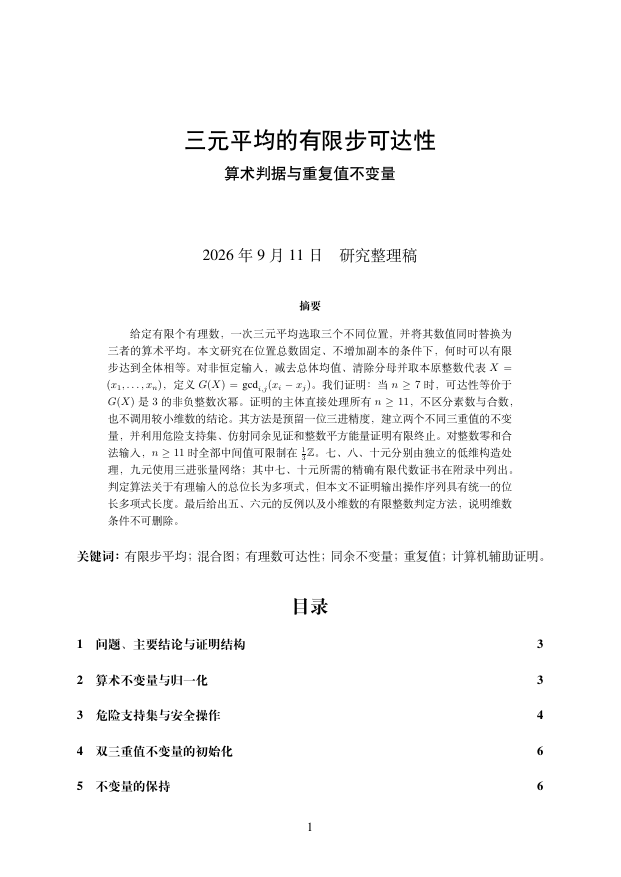
#> input picture archive/2026-09-10/new-chat/work/triple_average_paper/build/page-01.png, 621 x 877 px; its folder holds only this picture in this run
$ python contact_sheet.py
#> lines starting #> are read from the running program, lines starting #| are printed output that depends on the picture
"""Create a contact sheet for visual inspection of the compiled paper."""

from pathlib import Path
from PIL import Image, ImageDraw

root = Path(__file__).resolve().parent / 'build'
paths = sorted(root.glob('page-*.png'))
width, height, columns = 260, 390, 4
sheet = Image.new('RGB', (columns * width, ((len(paths) + columns - 1) // columns) * height), '#dddddd')
#> sheet: PIL image 1040x390 RGB; every value is 221
draw = ImageDraw.Draw(sheet)
for i, path in enumerate(paths):
    with Image.open(path) as source:
#> source is the input picture: PIL image 621x877 RGB; min 0, max 255, mean 248.3
        page = source.convert('RGB')
        page.thumbnail((width - 12, height - 26))
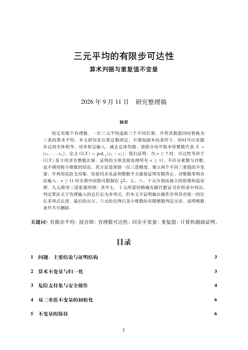
#> page: PIL image 248x350 RGB; min 11, max 255, mean 248.2
        x = (i % columns) * width + (width - page.width) // 2
#> x = 6
        y = (i // columns) * height + 20
        sheet.paste(page, (x, y))
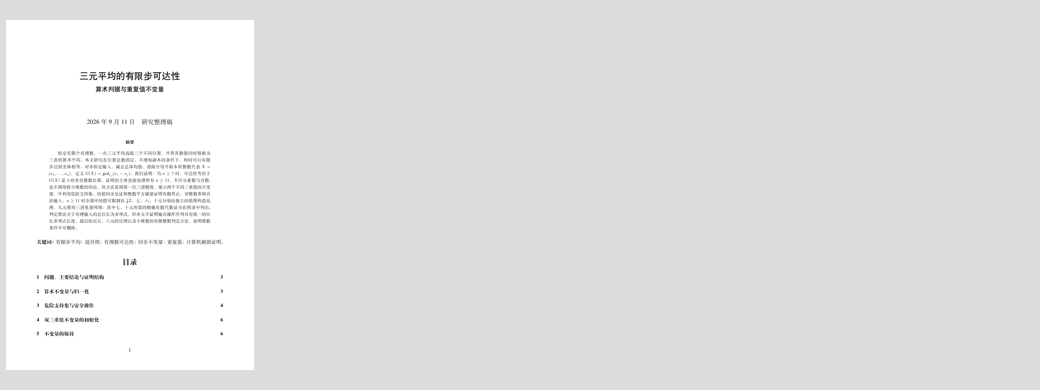
#> sheet: PIL image 1040x390 RGB; min 11, max 255, mean 226.8
        draw.text(((i % columns) * width + 8, (i // columns) * height + 4), str(i + 1), fill='black')
sheet.save(root / 'contact_sheet.png')
print('Rendered pages:', len(paths))

$ run again, on archive/2026-09-10/new-chat/work/triple_average_paper/build/page-05.png
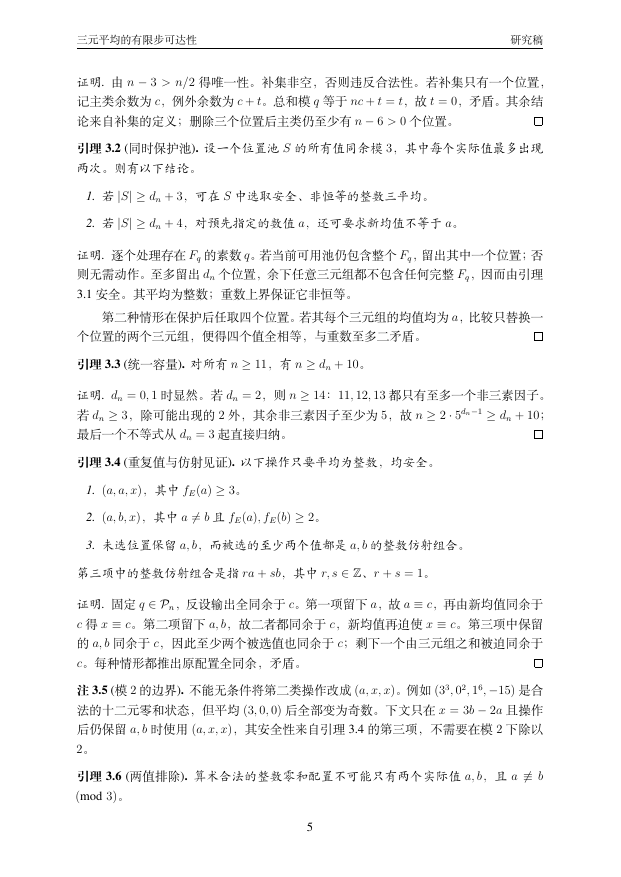
#> input picture archive/2026-09-10/new-chat/work/triple_average_paper/build/page-05.png, 621 x 877 px
#> source is the input picture: PIL image 621x877 RGB; min 0, max 255, mean 245.7
#> `page.thumbnail((width - 12, height - 26))`:
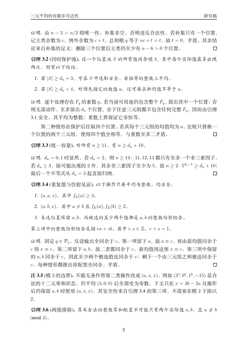
#> page: PIL image 248x350 RGB; min 73, max 255, mean 245.4
#> `sheet.paste(page, (x, y))`:
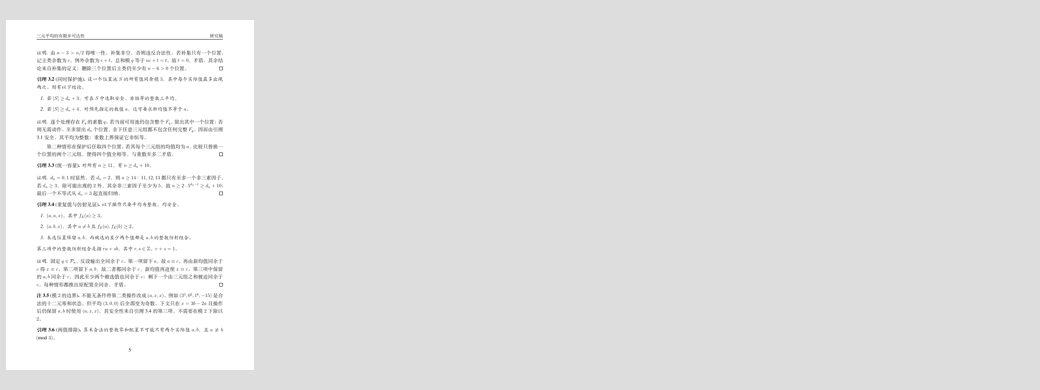
#> sheet: PIL image 1040x390 RGB; min 73, max 255, mean 226.2

$ run again, on archive/2026-09-10/new-chat/work/triple_average_paper/build/page-06.png
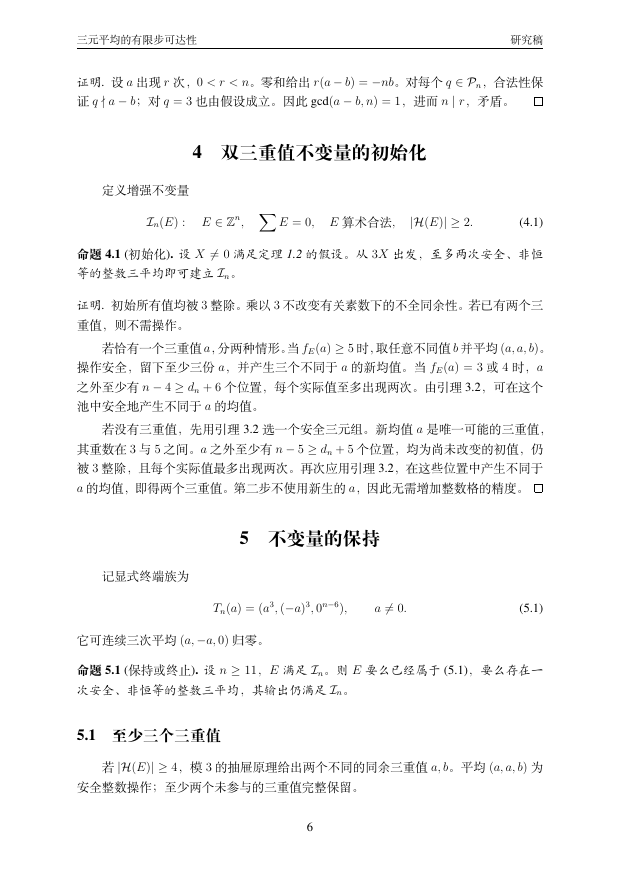
#> input picture archive/2026-09-10/new-chat/work/triple_average_paper/build/page-06.png, 621 x 877 px
#> source is the input picture: PIL image 621x877 RGB; min 0, max 255, mean 247.3
#> `page.thumbnail((width - 12, height - 26))`:
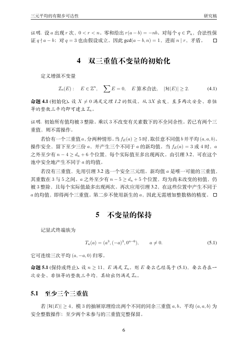
#> page: PIL image 248x350 RGB; min 7, max 255, mean 247
#> `sheet.paste(page, (x, y))`:
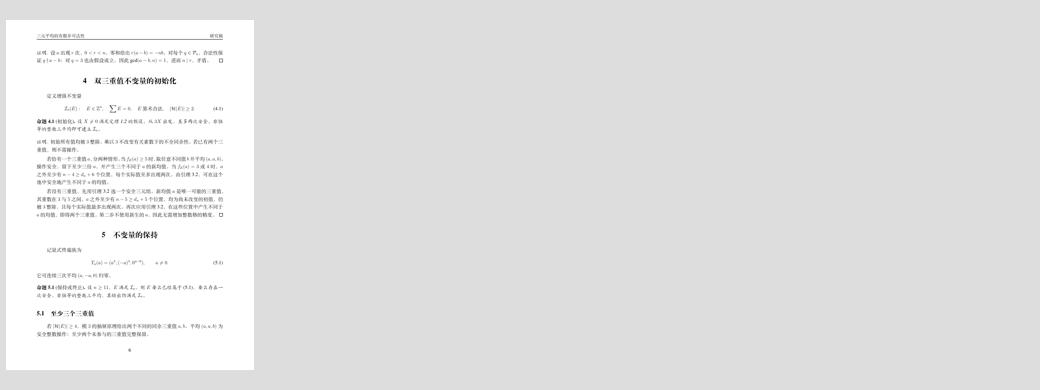
#> sheet: PIL image 1040x390 RGB; min 7, max 255, mean 226.6

$ run again, on archive/2026-09-10/new-chat/work/triple_average_paper/build/page-07.png
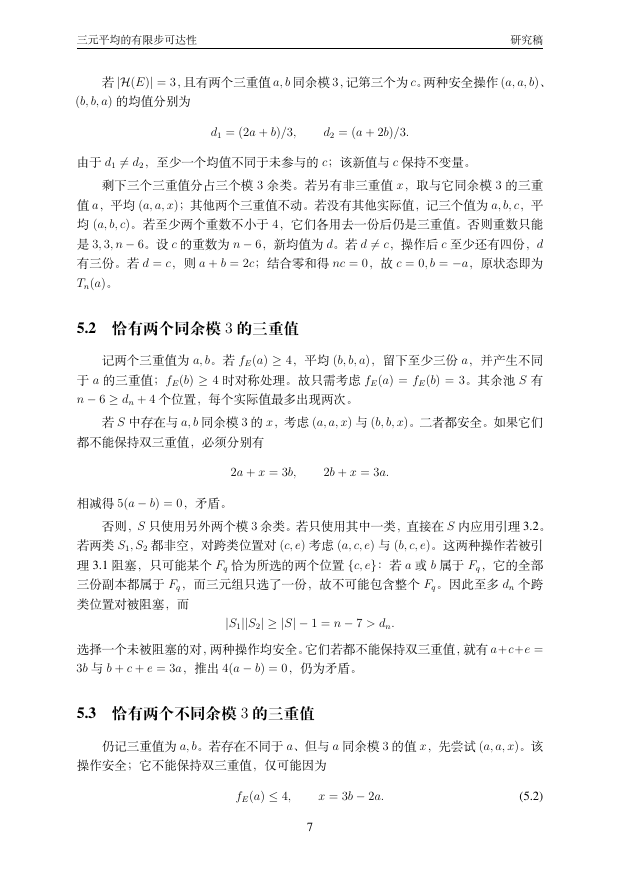
#> input picture archive/2026-09-10/new-chat/work/triple_average_paper/build/page-07.png, 621 x 877 px
#> source is the input picture: PIL image 621x877 RGB; min 0, max 255, mean 246.6
#> `page.thumbnail((width - 12, height - 26))`:
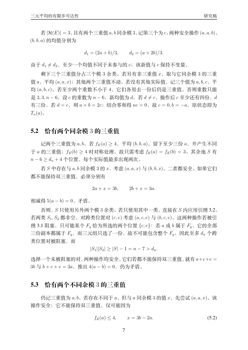
#> page: PIL image 248x350 RGB; min 38, max 255, mean 246.3
#> `sheet.paste(page, (x, y))`:
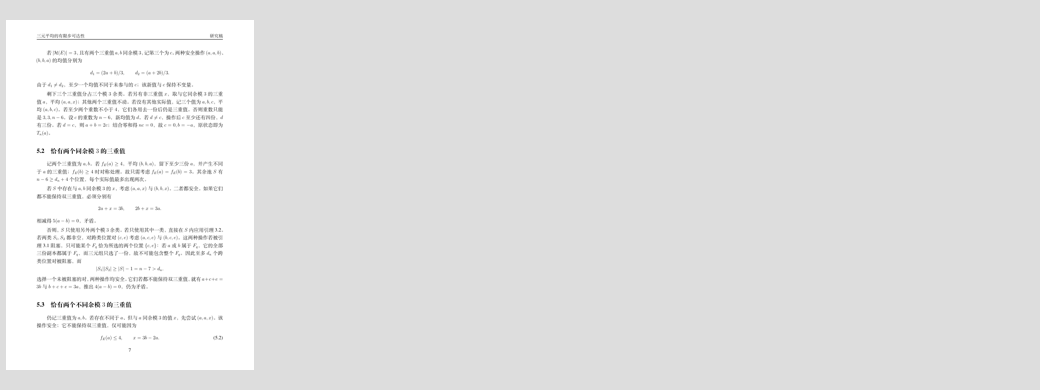
#> sheet: PIL image 1040x390 RGB; min 38, max 255, mean 226.4

$ run again, on archive/2026-09-10/new-chat/work/triple_average_paper/build/page-02.png
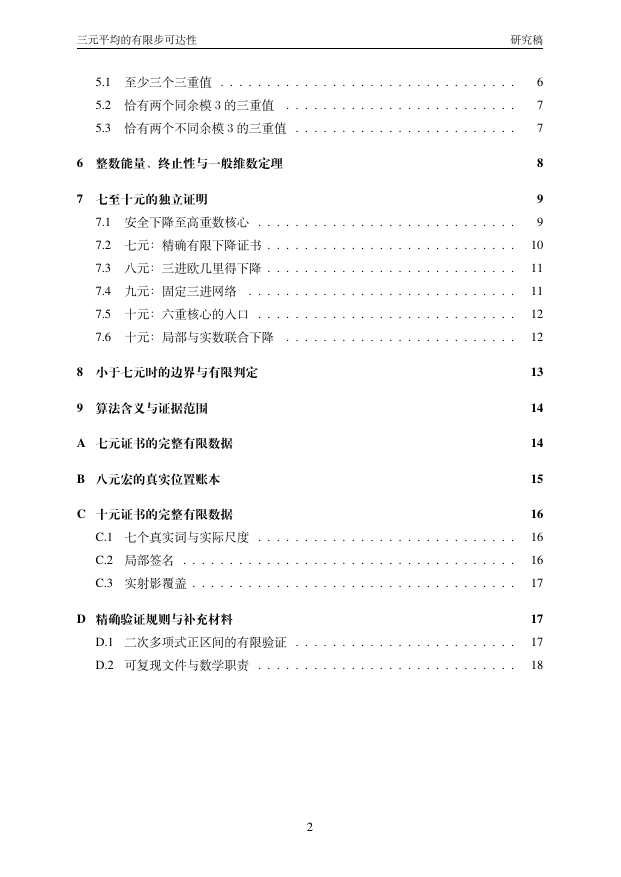
#> input picture archive/2026-09-10/new-chat/work/triple_average_paper/build/page-02.png, 621 x 877 px
#> source is the input picture: PIL image 621x877 RGB; min 0, max 255, mean 250.4
#> `page.thumbnail((width - 12, height - 26))`:
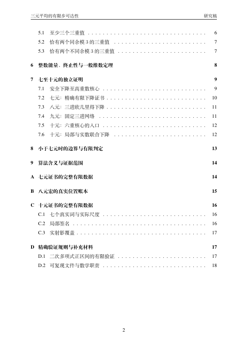
#> page: PIL image 248x350 RGB; min 47, max 255, mean 250.3
#> `sheet.paste(page, (x, y))`:
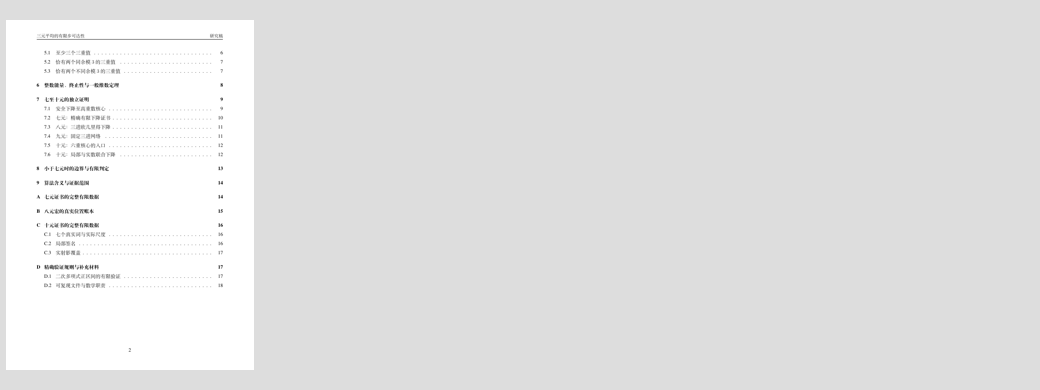
#> sheet: PIL image 1040x390 RGB; min 47, max 255, mean 227.3
